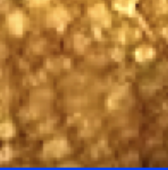
#> input picture Scale_images/S1.png, 168 x 170 px
$ jupyter execute 'Otsu'"'"'s-Threshold-Values.ipynb'
#> lines starting #> are read from the running program, lines starting #| are printed output that depends on the picture; after the words box and inside, x2 and y2 are one past the last pixel; in counts of white or black regions, pixels touching at a corner belong together
[cell 1]
import numpy as np
import cv2
from matplotlib import pyplot as plt
import os

[cell 2]
img = cv2.imread('Scale_images/S1.png')
#> img is the input picture: shape (170, 168, 3); mean B, G, R 54.4, 118.5, 171.6
gray = cv2.cvtColor(img, cv2.COLOR_BGR2GRAY)

# Threshold using value calculated by Otsu's Binarization
# source: https://docs.opencv.org/master/d7/d4d/tutorial_py_thresholding.html
ret, thresh = cv2.threshold(gray,0,255,cv2.THRESH_BINARY+cv2.THRESH_OTSU)
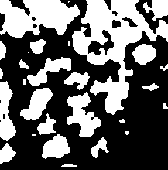
#> thresh: shape (170, 168); 39.6% white; 28 white regions (7 under 20 px), largest, box (x1, y1, x2, y2) and area: (72, 0, 168, 115) 4127, (0, 0, 80, 38) 2086, (67, 92, 101, 137) 818
#> ret = 132

# Remove noise
kernel = np.ones((3,3),np.uint8)
opening = cv2.morphologyEx(thresh,cv2.MORPH_OPEN,kernel, iterations=2)
#> opening: shape (170, 168); 36.8% white; 17 white regions, largest, box (x1, y1, x2, y2) and area: (73, 0, 168, 65) 3099, (0, 0, 80, 38) 2033, (91, 68, 133, 113) 868

plt.subplot(1, 2, 1), plt.imshow(gray, 'gray')
plt.title('Original')
plt.subplot(1, 2, 2), plt.imshow(thresh, 'gray')
# Title shows threshold value calculated using Otsu's
plt.title('Threshold ' + str(ret))
plt.show()

[cell 3]
# Repeat on other images
img = cv2.imread('Scale_images/S2.png')
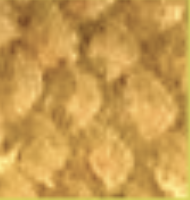
#> input picture Scale_images/S2.png, 190 x 200 px
#> img is the input picture: shape (200, 190, 3); mean B, G, R 79.4, 155.3, 200.6
gray = cv2.cvtColor(img, cv2.COLOR_BGR2GRAY)
#> gray: shape (200, 190)
ret, thresh = cv2.threshold(gray, 170, 255, cv2.THRESH_BINARY)
#> thresh: shape (200, 190); 35.2% white; 29 white regions (16 under 20 px), largest, box (x1, y1, x2, y2) and area: (0, 0, 190, 200) 5165, (66, 73, 133, 192) 3001, (125, 81, 178, 141) 1794
ret,thresh = cv2.threshold(gray,0,255,cv2.THRESH_BINARY+cv2.THRESH_OTSU)
#> thresh: shape (200, 190); 49.6% white; 21 white regions (11 under 20 px), largest, box (x1, y1, x2, y2) and area: (0, 0, 190, 200) 9365, (39, 16, 134, 195) 4916, (120, 73, 179, 147) 2552
#> ret = 160
kernel = np.ones((3,3),np.uint8)
opening = cv2.morphologyEx(thresh,cv2.MORPH_OPEN,kernel, iterations=2)
#> opening: shape (200, 190); 47.6% white; 17 white regions, largest, box (x1, y1, x2, y2) and area: (65, 73, 134, 193) 3627, (0, 115, 71, 200) 3558, (125, 22, 190, 200) 2782

plt.subplot(1, 2, 1), plt.imshow(gray, 'gray')
plt.title('Original')
plt.subplot(1, 2, 2), plt.imshow(opening, 'gray')
plt.title('Threshold ' + str(ret))
plt.show()

[cell 4]
img = cv2.imread('Scale_images/S3.png')
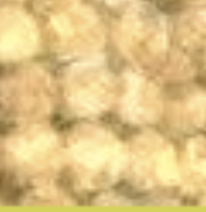
#> input picture Scale_images/S3.png, 206 x 212 px
#> img is the input picture: shape (212, 206, 3); mean B, G, R 132.7, 194.7, 223.3
gray = cv2.cvtColor(img, cv2.COLOR_BGR2GRAY)
#> gray: shape (212, 206)
ret, thresh = cv2.threshold(gray, 170, 255, cv2.THRESH_BINARY)
#> thresh: shape (212, 206); 83.8% white; 39 black regions (18 under 20 px), largest, box (x1, y1, x2, y2) and area: (0, 150, 35, 206) 974, (163, 47, 206, 100) 784, (46, 86, 87, 138) 689
ret,thresh = cv2.threshold(gray,0,255,cv2.THRESH_BINARY+cv2.THRESH_OTSU)
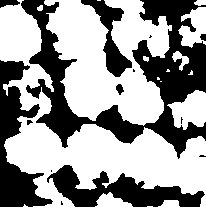
#> thresh: shape (212, 206); 60.5% white; 14 black regions (6 under 20 px), largest, box (x1, y1, x2, y2) and area: (21, 0, 206, 159) 9501, (0, 60, 53, 207) 3311, (47, 165, 205, 207) 2980
#> ret = 191
kernel = np.ones((3,3),np.uint8)
opening = cv2.morphologyEx(thresh,cv2.MORPH_OPEN,kernel, iterations=2)
#> opening: shape (212, 206); 58.8% white; 7 black regions (4 under 20 px), largest, box (x1, y1, x2, y2) and area: (0, 0, 206, 207) 14808, (47, 165, 206, 207) 3093, (116, 84, 124, 95) 56

plt.subplot(1, 2, 1), plt.imshow(gray, 'gray')
plt.title('Original')
plt.subplot(1, 2, 2), plt.imshow(opening, 'gray')
plt.title('Threshold ' + str(ret))
plt.show()

[cell 5]
img = cv2.imread('Scale_images/S4.png')
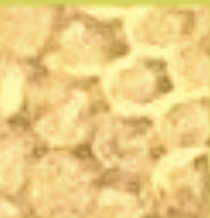
#> input picture Scale_images/S4.png, 210 x 218 px
#> img is the input picture: shape (218, 210, 3); mean B, G, R 130.1, 205.1, 235.4
gray = cv2.cvtColor(img, cv2.COLOR_BGR2GRAY)
#> gray: shape (218, 210)
ret, thresh = cv2.threshold(gray, 170, 255, cv2.THRESH_BINARY)
#> thresh: shape (218, 210); 93.2% white; 53 black regions (26 under 20 px), largest, box (x1, y1, x2, y2) and area: (71, 141, 101, 170) 352, (7, 114, 31, 131) 259, (93, 168, 118, 188) 244
ret,thresh = cv2.threshold(gray,0,255,cv2.THRESH_BINARY+cv2.THRESH_OTSU)
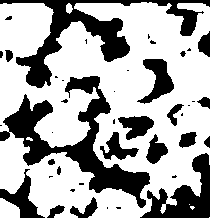
#> thresh: shape (218, 210); 66.5% white; 42 black regions (22 under 20 px), largest, box (x1, y1, x2, y2) and area: (0, 76, 150, 208) 4986, (0, 0, 210, 88) 4139, (140, 153, 210, 218) 1952
#> ret = 199
kernel = np.ones((3,3),np.uint8)
opening = cv2.morphologyEx(thresh,cv2.MORPH_OPEN,kernel, iterations=2)
#> opening: shape (218, 210); 65.3% white; 32 black regions (16 under 20 px), largest, box (x1, y1, x2, y2) and area: (0, 76, 150, 218) 6067, (0, 0, 210, 88) 4364, (140, 153, 210, 218) 2058

plt.subplot(1, 2, 1), plt.imshow(gray, 'gray')
plt.title('Original')
plt.subplot(1, 2, 2), plt.imshow(opening, 'gray')
plt.title('Threshold ' + str(ret))
plt.show()

[cell 6]
img = cv2.imread('Scale_images/S5.png')
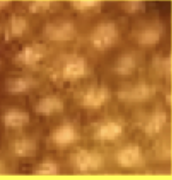
#> input picture Scale_images/S5.PNG, 172 x 180 px, found by its file name
#> img is the input picture: shape (180, 172, 3); mean B, G, R 49.8, 116.8, 179.9
gray = cv2.cvtColor(img, cv2.COLOR_BGR2GRAY)
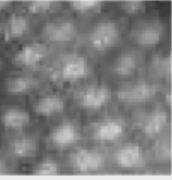
#> gray: shape (180, 172); min 50, max 236, mean 128
ret, thresh = cv2.threshold(gray, 170, 255, cv2.THRESH_BINARY)
#> thresh: shape (180, 172); 9% white; 24 white regions (9 under 20 px), largest, box (x1, y1, x2, y2) and area: (0, 164, 172, 180) 968, (118, 147, 139, 166) 286, (99, 123, 121, 139) 265
ret,thresh = cv2.threshold(gray,0,255,cv2.THRESH_BINARY+cv2.THRESH_OTSU)
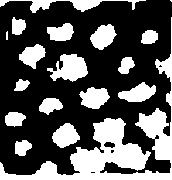
#> thresh: shape (180, 172); 33.7% white; 18 white regions (2 under 20 px), largest, box (x1, y1, x2, y2) and area: (0, 17, 172, 180) 5108, (47, 54, 88, 82) 708, (0, 0, 146, 13) 599
#> ret = 136
kernel = np.ones((3,3),np.uint8)
opening = cv2.morphologyEx(thresh,cv2.MORPH_OPEN,kernel, iterations=2)
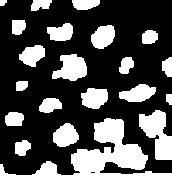
#> opening: shape (180, 172); 31.2% white; 21 white regions, largest, box (x1, y1, x2, y2) and area: (0, 118, 172, 180) 3557, (139, 110, 172, 160) 967, (52, 54, 87, 81) 643

plt.subplot(1, 2, 1), plt.imshow(gray, 'gray')
plt.title('Original')
plt.subplot(1, 2, 2), plt.imshow(opening, 'gray')
plt.title('Threshold ' + str(ret))
plt.show()
